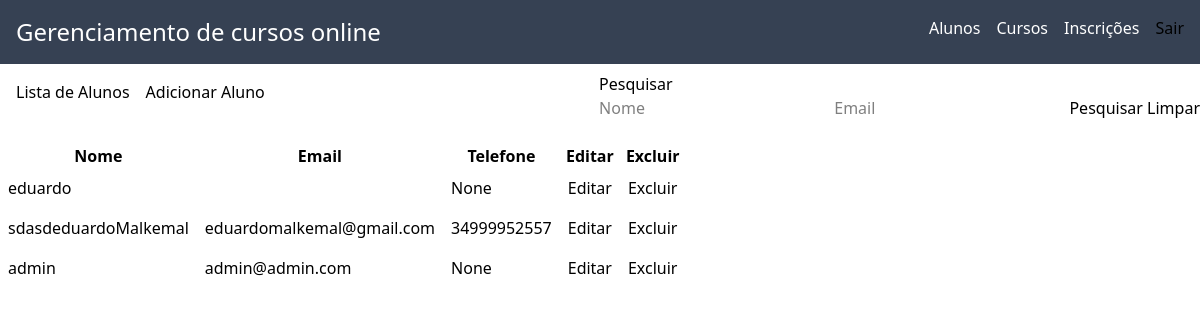
The page /aluno/ on the database as committed earlier.
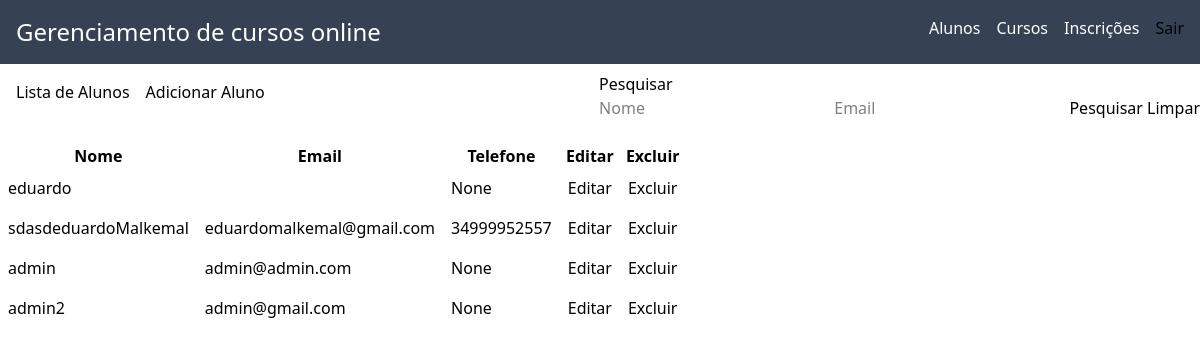
The same page on the database as committed later.
### website/models.py (models this page shows, shortened)
class Alunos(AbstractUser):
    email = models.EmailField(max_length=255)
    telefone = models.CharField(max_length=15, null=True, blank=True)

### website/views.py (the view)
# urls.py: path('aluno/', AlunosListView.as_view(), name='lista_alunos'),
class AlunosListView(ListView):
    template_name = 'lista_alunos.html'
    model = Alunos
    context_object_name = 'alunos'
    def get_queryset(self):
        queryset = Alunos.objects.all()
        query_nome = self.request.GET.get('nome')
        query_email = self.request.GET.get('email')
        if query_nome:
            queryset = queryset.filter(username__icontains=query_nome)
        if query_email:
            queryset = queryset.filter(email__icontains=query_email)
        return queryset
    def get_context_data(self, **kwargs):
        context =  super().get_context_data(**kwargs)
        context['nome'] = self.request.GET.get('nome', '')
        context['email'] = self.request.GET.get('email', '')
        return context

### website/templates/lista_alunos.html (shortened to what this page needs)
{% extends 'base.html' %}
{% block content %}
    <div class="flex justify-between">
        <div class="flex gap-4 p-4 mb-6">
            <h5>Lista de Alunos</h5>
            <a href="{% url 'cadastro' %}">Adicionar Aluno</a>
        </div>
        <div class="mt-2">
            <h5>Pesquisar</h5>
            <form action="" method="get">
                <input type="text" name="nome" placeholder="Nome" value="{{ request.GET.nome }}">
                <input type="email" name="email" id="email" placeholder="Email" value="{{ request.GET.email }}">
                <button type="submit">Pesquisar</button>
                <a href="{% url 'lista_alunos' %}">Limpar</a>
            </form>
        </div>
    </div>
    <table>
        <thead>
            <tr>
                <th>Nome</th>
                <th>Email</th>
                <th>Telefone</th>
                <th>Editar</th>
                <th>Excluir</th>
            </tr>
        </thead>
        <tbody>
            {% for a in alunos %}
                <tr>
                    <td class="p-2">{{ a.username }}</td>
                    <td class="p-2">{{ a.email }}</td>
                    <td class="p-2">{{ a.telefone }}</td>
                    <td class="p-2">
                        <a href="{% url 'atualizar_aluno' pk=a.id %}">Editar</a>
                    </td>
                    <td class="p-2">
                        <a href="{% url 'deletar_aluno' pk=a.id %}">Excluir</a>
                    </td>
                </tr>
            {% endfor %}
        </tbody>
    </table>
{% endblock %}

### website/templates/base.html (shortened to what this page needs)
<!DOCTYPE html>
<html lang="pt-br">
<head>
    <script src="https://cdn.jsdelivr.net/npm/@tailwindcss/browser@4"></script>
</head>
<body>
    <nav class="p-4 bg-gray-700 flex justify-between">
        <div>
            <h5 class="text-white text-2xl">Gerenciamento de cursos online</h5>
        </div>
        <div class="flex gap-4">
            <a href="{% url 'lista_alunos' %}" class="text-white">Alunos</a>
            <a href="{% url 'lista_cursos' %}" class="text-white">Cursos</a>
            <a href="{% url 'lista_inscricoes' %}" class="text-white">Inscrições</a>
            <form action="{% url 'logout' %}" method="post">
                <button type="submit" class="cursor-pointer hover:underline">Sair</button>
            </form>
        </div>
    </nav>
    {% block content %}
    {% endblock %}
</body>
</html>

Rows that differ between the two databases and show on the page:
added Alunos: username "admin2", email "admin@gmail.com", telefone "None"
